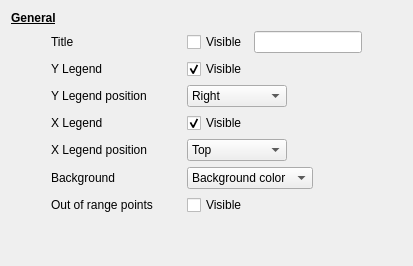
         <widget class="QWidget" name="generalPage">
          <layout class="QVBoxLayout" name="verticalLayout">
           <item>
            <widget class="QLabel" name="label_17">
             <property name="font">
              <font>
               <weight>75</weight>
               <bold>true</bold>
               <underline>true</underline>
              </font>
             </property>
             <property name="text">
              <string>General</string>
             </property>
            </widget>
           </item>
           <item>
            <layout class="QHBoxLayout" name="horizontalLayout_25">
             <property name="topMargin">
              <number>0</number>
             </property>
             <item>
              <spacer name="horizontalSpacer_44">
               <property name="orientation">
                <enum>Qt::Horizontal</enum>
               </property>
               <property name="sizeType">
                <enum>QSizePolicy::Fixed</enum>
               </property>
               <property name="sizeHint" stdset="0">
                <size>
                 <width>40</width>
                 <height>20</height>
                </size>
               </property>
              </spacer>
             </item>
             <item>
              <widget class="QLabel" name="label_30">
               <property name="minimumSize">
                <size>
                 <width>130</width>
                 <height>0</height>
                </size>
               </property>
               <property name="text">
                <string>Title</string>
               </property>
              </widget>
             </item>
             <item>
              <widget class="QCheckBox" name="titleCheckBox">
               <property name="text">
                <string>Visible</string>
               </property>
              </widget>
             </item>
             <item>
              <widget class="QLineEdit" name="titleLineEdit"/>
             </item>
             <item>
              <spacer name="horizontalSpacer_43">
               <property name="orientation">
                <enum>Qt::Horizontal</enum>
               </property>
               <property name="sizeHint" stdset="0">
                <size>
                 <width>40</width>
                 <height>20</height>
                </size>
               </property>
              </spacer>
             </item>
            </layout>
           </item>
           <item>
            <layout class="QHBoxLayout" name="horizontalLayout_10">
             <item>
              <spacer name="horizontalSpacer_17">
               <property name="orientation">
                <enum>Qt::Horizontal</enum>
               </property>
               <property name="sizeType">
                <enum>QSizePolicy::Fixed</enum>
               </property>
               <property name="sizeHint" stdset="0">
                <size>
                 <width>40</width>
                 <height>20</height>
                </size>
               </property>
              </spacer>
             </item>
             <item>
              <widget class="QLabel" name="label_9">
               <property name="minimumSize">
                <size>
                 <width>130</width>
                 <height>0</height>
                </size>
               </property>
               <property name="text">
                <string>Y Legend</string>
               </property>
              </widget>
             </item>
             <item>
              <widget class="QCheckBox" name="legendVisibleCheckBox">
               <property name="minimumSize">
                <size>
                 <width>100</width>
                 <height>0</height>
                </size>
               </property>
               <property name="text">
                <string>Visible</string>
               </property>
               <property name="checked">
                <bool>true</bool>
               </property>
              </widget>
             </item>
             <item>
              <spacer name="horizontalSpacer_7">
               <property name="orientation">
                <enum>Qt::Horizontal</enum>
               </property>
               <property name="sizeHint" stdset="0">
                <size>
                 <width>40</width>
                 <height>20</height>
                </size>
               </property>
              </spacer>
             </item>
            </layout>
           </item>
           <item>
            <layout class="QHBoxLayout" name="horizontalLayout_2">
             <item>
              <spacer name="horizontalSpacer_18">
               <property name="orientation">
                <enum>Qt::Horizontal</enum>
               </property>
               <property name="sizeType">
                <enum>QSizePolicy::Fixed</enum>
               </property>
               <property name="sizeHint" stdset="0">
                <size>
                 <width>40</width>
                 <height>20</height>
                </size>
               </property>
              </spacer>
             </item>
             <item>
              <widget class="QLabel" name="label">
               <property name="minimumSize">
                <size>
                 <width>130</width>
                 <height>0</height>
                </size>
               </property>
               <property name="text">
                <string>Y Legend position</string>
               </property>
              </widget>
             </item>
             <item>
              <widget class="QComboBox" name="legendPositionComboBox">
               <property name="minimumSize">
                <size>
                 <width>100</width>
                 <height>0</height>
                </size>
               </property>
               <item>
                <property name="text">
                 <string>Right</string>
                </property>
               </item>
               <item>
                <property name="text">
                 <string>Left</string>
                </property>
               </item>
              </widget>
             </item>
             <item>
              <spacer name="horizontalSpacer_2">
               <property name="orientation">
                <enum>Qt::Horizontal</enum>
               </property>
               <property name="sizeHint" stdset="0">
                <size>
                 <width>40</width>
                 <height>20</height>
                </size>
               </property>
              </spacer>
             </item>
            </layout>
           </item>
           <item>
            <layout class="QHBoxLayout" name="horizontalLayout_19">
             <item>
              <spacer name="horizontalSpacer_19">
               <property name="orientation">
                <enum>Qt::Horizontal</enum>
               </property>
               <property name="sizeType">
                <enum>QSizePolicy::Fixed</enum>
               </property>
               <property name="sizeHint" stdset="0">
                <size>
                 <width>40</width>
                 <height>20</height>
                </size>
               </property>
              </spacer>
             </item>
             <item>
              <widget class="QLabel" name="label_22">
               <property name="minimumSize">
                <size>
                 <width>130</width>
                 <height>0</height>
                </size>
               </property>
               <property name="text">
                <string>X Legend</string>
               </property>
              </widget>
             </item>
             <item>
              <widget class="QCheckBox" name="xLegendVisibleCheckBox">
               <property name="minimumSize">
                <size>
                 <width>100</width>
                 <height>0</height>
                </size>
               </property>
               <property name="text">
                <string>Visible</string>
               </property>
               <property name="checked">
                <bool>true</bool>
               </property>
              </widget>
             </item>
             <item>
              <spacer name="horizontalSpacer_8">
               <property name="orientation">
                <enum>Qt::Horizontal</enum>
               </property>
               <property name="sizeHint" stdset="0">
                <size>
                 <width>40</width>
                 <height>20</height>
                </size>
               </property>
              </spacer>
             </item>
            </layout>
           </item>
           <item>
            <layout class="QHBoxLayout" name="horizontalLayout_3">
             <item>
              <spacer name="horizontalSpacer_20">
               <property name="orientation">
                <enum>Qt::Horizontal</enum>
               </property>
               <property name="sizeType">
                <enum>QSizePolicy::Fixed</enum>
               </property>
               <property name="sizeHint" stdset="0">
                <size>
                 <width>40</width>
                 <height>20</height>
                </size>
               </property>
              </spacer>
             </item>
             <item>
              <widget class="QLabel" name="label_3">
               <property name="minimumSize">
                <size>
                 <width>130</width>
                 <height>0</height>
                </size>
               </property>
               <property name="text">
                <string>X Legend position</string>
               </property>
              </widget>
             </item>
             <item>
              <widget class="QComboBox" name="xLegendPositionComboBox">
               <property name="minimumSize">
                <size>
                 <width>100</width>
                 <height>0</height>
                </size>
               </property>
               <item>
                <property name="text">
                 <string>Top</string>
                </property>
               </item>
               <item>
                <property name="text">
                 <string>Bottom</string>
                </property>
               </item>
              </widget>
             </item>
             <item>
              <spacer name="horizontalSpacer_5">
               <property name="orientation">
                <enum>Qt::Horizontal</enum>
               </property>
               <property name="sizeHint" stdset="0">
                <size>
                 <width>40</width>
                 <height>20</height>
                </size>
               </property>
              </spacer>
             </item>
            </layout>
           </item>
           <item>
            <layout class="QHBoxLayout" name="horizontalLayout_9">
             <item>
              <spacer name="horizontalSpacer">
               <property name="orientation">
                <enum>Qt::Horizontal</enum>
               </property>
               <property name="sizeType">
                <enum>QSizePolicy::Fixed</enum>
               </property>
               <property name="sizeHint" stdset="0">
                <size>
                 <width>40</width>
                 <height>20</height>
                </size>
               </property>
              </spacer>
             </item>
             <item>
              <widget class="QLabel" name="label_8">
               <property name="minimumSize">
                <size>
                 <width>130</width>
                 <height>0</height>
                </size>
               </property>
               <property name="text">
                <string>Background</string>
               </property>
              </widget>
             </item>
             <item>
              <widget class="QComboBox" name="backgroundComboBox">
               <item>
                <property name="text">
                 <string>Background color</string>
                </property>
               </item>
               <item>
                <property name="text">
                 <string>Transparent</string>
                </property>
               </item>
              </widget>
             </item>
             <item>
              <spacer name="horizontalSpacer_6">
               <property name="orientation">
                <enum>Qt::Horizontal</enum>
               </property>
               <property name="sizeHint" stdset="0">
                <size>
                 <width>40</width>
                 <height>20</height>
                </size>
               </property>
              </spacer>
             </item>
            </layout>
           </item>
           <item>
            <layout class="QHBoxLayout" name="horizontalLayout_26">
             <property name="topMargin">
              <number>0</number>
             </property>
             <item>
              <spacer name="horizontalSpacer_46">
               <property name="orientation">
                <enum>Qt::Horizontal</enum>
               </property>
               <property name="sizeType">
                <enum>QSizePolicy::Fixed</enum>
               </property>
               <property name="sizeHint" stdset="0">
                <size>
                 <width>40</width>
                 <height>20</height>
                </size>
               </property>
              </spacer>
             </item>
             <item>
              <widget class="QLabel" name="label_31">
               <property name="minimumSize">
                <size>
                 <width>130</width>
                 <height>0</height>
                </size>
               </property>
               <property name="text">
                <string>Out of range points</string>
               </property>
              </widget>
             </item>
             <item>
              <widget class="QCheckBox" name="outOfRangeVisibleCheckBox">
               <property name="minimumSize">
                <size>
                 <width>100</width>
                 <height>0</height>
                </size>
               </property>
               <property name="text">
                <string>Visible</string>
               </property>
              </widget>
             </item>
             <item>
              <spacer name="horizontalSpacer_45">
               <property name="orientation">
                <enum>Qt::Horizontal</enum>
               </property>
               <property name="sizeHint" stdset="0">
                <size>
                 <width>40</width>
                 <height>20</height>
                </size>
               </property>
              </spacer>
             </item>
            </layout>
           </item>
           <item>
            <spacer name="verticalSpacer">
             <property name="orientation">
              <enum>Qt::Vertical</enum>
             </property>
             <property name="sizeHint" stdset="0">
              <size>
               <width>20</width>
               <height>40</height>
              </size>
             </property>
            </spacer>
           </item>
          </layout>
         </widget>
